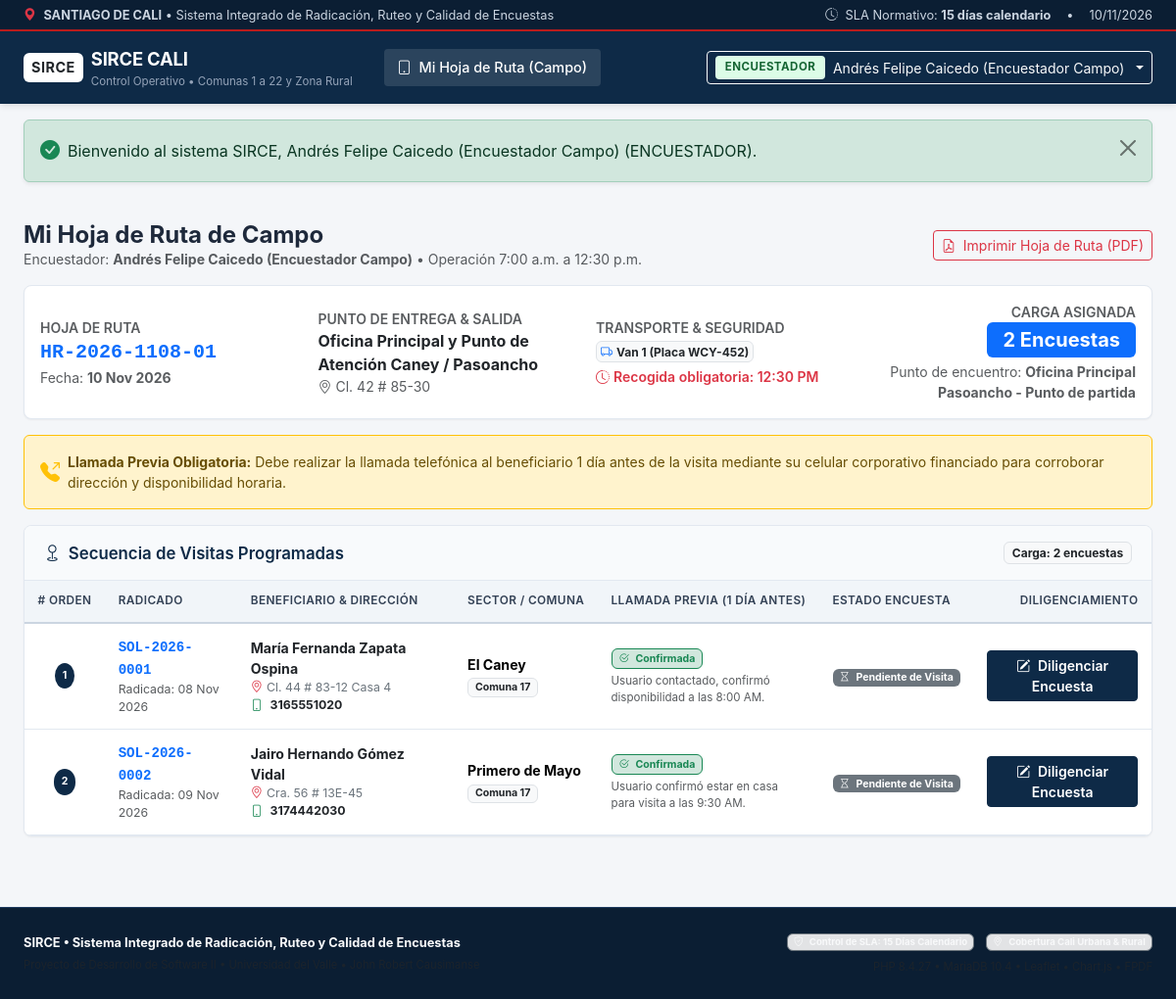
Screenshot of /modules/encuestador/mi_hoja_ruta.php (signed in) with the database file from the repository.
### tables this page shows
CREATE TABLE `hojas_ruta` (
  `id` INT AUTO_INCREMENT PRIMARY KEY,
  `codigo_hoja` VARCHAR(35) NOT NULL UNIQUE,
  `enrutador_id` INT NOT NULL,
  `encuestador_id` INT NOT NULL,
  `punto_atencion_id` INT NOT NULL,
  `fecha_programada` DATE NOT NULL,
  `camioneta_asignada` VARCHAR(60) NOT NULL,
  `punto_encuentro` VARCHAR(150) NOT NULL,
  `hora_salida` TIME DEFAULT '07:00:00',
  `hora_recogida` TIME DEFAULT '12:30:00',
  `total_encuestas` INT NOT NULL DEFAULT 0,
  `estado` ENUM('programada', 'entregada_a_encuestador', 'en_ejecucion', 'completada') DEFAULT 'programada',
  `fecha_entrega_ventanilla` DATETIME NULL,
  `ventanilla_entrega_id` INT NULL,
  `observaciones_enrutador` TEXT NULL,
  `observaciones_entrega` TEXT NULL,
  `creado_en` TIMESTAMP DEFAULT CURRENT_TIMESTAMP,
  CONSTRAINT `fk_hr_enrutador` FOREIGN KEY (`enrutador_id`) REFERENCES `usuarios` (`id`),
  CONSTRAINT `fk_hr_encuestador` FOREIGN KEY (`encuestador_id`) REFERENCES `usuarios` (`id`),
  CONSTRAINT `fk_hr_punto` FOREIGN KEY (`punto_atencion_id`) REFERENCES `puntos_atencion` (`id`),
  CONSTRAINT `fk_hr_ventanilla` FOREIGN KEY (`ventanilla_entrega_id`) REFERENCES `usuarios` (`id`)
);

CREATE TABLE `puntos_atencion` (
  `id` INT AUTO_INCREMENT PRIMARY KEY,
  `codigo` VARCHAR(20) NOT NULL UNIQUE,
  `nombre` VARCHAR(150) NOT NULL,
  `comuna` INT NOT NULL,
  `zona` ENUM('urbana', 'rural') DEFAULT 'urbana',
  `barrio` VARCHAR(100) NOT NULL,
  `direccion` VARCHAR(180) NOT NULL,
  `telefono` VARCHAR(50) NOT NULL,
  `latitud` DECIMAL(10, 8) NOT NULL,
  `longitud` DECIMAL(11, 8) NOT NULL,
  `es_principal` TINYINT(1) DEFAULT 0,
  `descripcion` TEXT NULL,
  `activo` TINYINT(1) DEFAULT 1,
  `creado_en` TIMESTAMP DEFAULT CURRENT_TIMESTAMP
);

CREATE TABLE `hoja_ruta_items` (
  `id` INT AUTO_INCREMENT PRIMARY KEY,
  `hoja_ruta_id` INT NOT NULL,
  `solicitud_id` INT NOT NULL,
  `orden_visita` INT NOT NULL,
  `llamada_previa_realizada` TINYINT(1) DEFAULT 0,
  `fecha_llamada_previa` DATETIME NULL,
  `observacion_llamada` VARCHAR(255) NULL,
  `estado_visita` ENUM('pendiente', 'efectiva', 'no_contacto', 'rechazada', 'reprogramada') DEFAULT 'pendiente',
  `creado_en` TIMESTAMP DEFAULT CURRENT_TIMESTAMP,
  CONSTRAINT `fk_hritem_hoja` FOREIGN KEY (`hoja_ruta_id`) REFERENCES `hojas_ruta` (`id`) ON DELETE CASCADE,
  CONSTRAINT `fk_hritem_solicitud` FOREIGN KEY (`solicitud_id`) REFERENCES `solicitudes` (`id`)
);

CREATE TABLE `solicitudes` (
  `id` INT AUTO_INCREMENT PRIMARY KEY,
  `numero_radicado` VARCHAR(35) NOT NULL UNIQUE,
  `punto_atencion_id` INT NOT NULL,
  `usuario_ventanilla_id` INT NOT NULL,
  `nombres` VARCHAR(100) NOT NULL,
  `apellidos` VARCHAR(100) NOT NULL,
  `tipo_documento` VARCHAR(10) DEFAULT 'CC',
  `documento_identidad` VARCHAR(25) NOT NULL,
  `zona_tipo` ENUM('urbana', 'rural') DEFAULT 'urbana',
  `comuna` INT NULL,
  `corregimiento` VARCHAR(100) NULL,
  `barrio` VARCHAR(100) NOT NULL,
  `direccion` VARCHAR(200) NOT NULL,
  `celular` VARCHAR(20) NOT NULL,
  `telefono_secundario` VARCHAR(20) NULL,
  `correo_contacto` VARCHAR(100) NULL,
  `latitud` DECIMAL(10, 8) NOT NULL,
  `longitud` DECIMAL(11, 8) NOT NULL,
  `motivo_solicitud` VARCHAR(255) DEFAULT 'Solicitud de encuesta beneficio crediticio gobierno extranjero',
  `fecha_radicacion` DATETIME NOT NULL DEFAULT CURRENT_TIMESTAMP,
  `fecha_limite_15dias` DATE NOT NULL,
  `estado` ENUM('radicada', 'enrutada', 'en_campo', 'encuestada', 'en_revision', 'aprobada_apto', 'rechazada_no_apto', 'vencida') DEFAULT 'radicada',
  `observaciones` TEXT NULL,
  CONSTRAINT `fk_solicitud_punto` FOREIGN KEY (`punto_atencion_id`) REFERENCES `puntos_atencion` (`id`),
  CONSTRAINT `fk_solicitud_ventanilla` FOREIGN KEY (`usuario_ventanilla_id`) REFERENCES `usuarios` (`id`)
);

### includes/auth.php (called while the page is built, shortened)
<?php
require_once __DIR__ . '/../config/config.php';
function isAuthenticated(): bool {
    return isset($_SESSION['user_id']) && !empty($_SESSION['user_id']);
}
function getCurrentUser(): ?array {
    return [
        'id'                => $_SESSION['user_id'],
        'username'          => $_SESSION['username'],
        'nombre_completo'   => $_SESSION['nombre_completo'],
        'rol'               => $_SESSION['rol'],
        'punto_atencion_id' => $_SESSION['punto_atencion_id'],
        'punto_nombre'      => $_SESSION['punto_nombre'] ?? null,
        'punto_comuna'      => $_SESSION['punto_comuna'] ?? null,
    ];
}

### config/config.php (called while the page is built, shortened)
<?php
function url(string $path = ''): string {
    $path = ltrim($path, '/');
    return BASE_URL . ($path !== '' ? '/' . $path : '');
}
function formatearFecha(?string $fecha, bool $incluirHora = false): string {
    $timestamp = strtotime($fecha);
    $meses = ['Ene', 'Feb', 'Mar', 'Abr', 'May', 'Jun', 'Jul', 'Ago', 'Sep', 'Oct', 'Nov', 'Dic'];
    $mes = $meses[(int)date('n', $timestamp) - 1];
    return sprintf('%s %s %s', date('d', $timestamp), $mes, date('Y', $timestamp));
}
function e(?string $text): string {
    return htmlspecialchars($text ?? '', ENT_QUOTES, 'UTF-8');
}

### modules/encuestador/mi_hoja_ruta.php (the view, shortened to what this page needs)
<?php
require_once __DIR__ . '/../../config/config.php';
require_once __DIR__ . '/../../includes/auth.php';
$currentUser = getCurrentUser();
$pdo = getDBConnection();
$encuestadorId = $currentUser['id'];
$stmtHoja = $pdo->prepare('
    SELECT hr.*,
           p.nombre AS punto_nombre, p.comuna AS punto_comuna, p.direccion AS punto_dir,
           u_enr.nombre_completo AS enrutador_nombre,
           u_ven.nombre_completo AS ventanilla_nombre
    FROM hojas_ruta hr
    INNER JOIN puntos_atencion p ON hr.punto_atencion_id = p.id
    INNER JOIN usuarios u_enr ON hr.enrutador_id = u_enr.id
    LEFT JOIN usuarios u_ven ON hr.ventanilla_entrega_id = u_ven.id
    WHERE hr.encuestador_id = :eid
    ORDER BY hr.fecha_programada DESC, hr.id DESC
    LIMIT 1
');
$stmtHoja->execute([':eid' => $encuestadorId]);
$hojaActual = $stmtHoja->fetch();
$items = [];
if ($hojaActual) {
    $stmtItems = $pdo->prepare('
        SELECT hri.*,
               s.numero_radicado, s.nombres, s.apellidos, s.direccion, s.barrio,
               s.comuna, s.corregimiento, s.zona_tipo, s.celular, s.latitud, s.longitud,
               s.estado AS estado_solicitud, s.fecha_radicacion,
               e.id AS encuesta_id
        FROM hoja_ruta_items hri
        INNER JOIN solicitudes s ON hri.solicitud_id = s.id
        LEFT JOIN encuestas e ON s.id = e.solicitud_id
        WHERE hri.hoja_ruta_id = :hid
        ORDER BY hri.orden_visita ASC
    ');
    $stmtItems->execute([':hid' => $hojaActual['id']]);
    $items = $stmtItems->fetchAll();
}
require_once __DIR__ . '/../../includes/header.php';
?>
<div class="d-flex flex-wrap justify-content-between align-items-center mb-3 gap-2">
    <div>
        <h4 class="fw-bold mb-0 text-navy">Mi Hoja de Ruta de Campo</h4>
        <p class="text-muted small mb-0">Encuestador: <strong><?= e($currentUser['nombre_completo']) ?></strong> &bull; Operación 7:00 a.m. a 12:30 p.m.</p>
    </div>
    <?php if ($hojaActual): ?>
        <a href="<?= url('modules/admin/reportes_pdf.php?tipo=hoja_ruta&id=' . $hojaActual['id']) ?>" target="_blank" class="btn btn-outline-danger btn-sm">
            <i class="bi bi-file-earmark-pdf me-1"></i> Imprimir Hoja de Ruta (PDF)
        </a>
    <?php endif; ?>
</div>
<?php if (!$hojaActual): ?>
    <div class="app-card">
        <div class="app-card-body text-center py-5">
            <i class="bi bi-inbox fs-1 text-muted d-block mb-3"></i>
            <h5 class="fw-bold text-navy">No tiene hojas de ruta asignadas</h5>
            <p class="text-muted small">El usuario enrutador aún no le ha programado una carga de trabajo o la ventanilla no la ha formalizado.</p>
        </div>
    </div>
<?php else: ?>
    <div class="app-card mb-3">
        <div class="app-card-body p-3">
            <div class="row g-3 align-items-center">
                <div class="col-md-3">
                    <span class="text-muted small text-uppercase fw-semibold d-block">Hoja de Ruta</span>
                    <strong class="text-primary font-monospace fs-5"><?= e($hojaActual['codigo_hoja']) ?></strong>
                    <div class="small text-muted">Fecha: <strong><?= formatearFecha($hojaActual['fecha_programada']) ?></strong></div>
                </div>
                <div class="col-md-3">
                    <span class="text-muted small text-uppercase fw-semibold d-block">Punto de Entrega & Salida</span>
                    <strong class="text-dark"><?= e($hojaActual['punto_nombre']) ?></strong>
                    <div class="small text-muted"><i class="bi bi-geo-alt me-1"></i><?= e($hojaActual['punto_dir']) ?></div>
                </div>
                <div class="col-md-3">
                    <span class="text-muted small text-uppercase fw-semibold d-block">Transporte & Seguridad</span>
                    <div class="badge bg-light text-dark border p-1 mb-1">
                        <i class="bi bi-truck text-primary me-1"></i><?= e($hojaActual['camioneta_asignada']) ?>
                    </div>
                    <div class="small text-danger fw-semibold">
                        <i class="bi bi-clock-history me-1"></i>Recogida obligatoria: 12:30 PM
                    </div>
                </div>
                <div class="col-md-3 text-md-end">
                    <span class="text-muted small text-uppercase fw-semibold d-block">Carga Asignada</span>
                    <span class="badge bg-primary fs-5 px-3 py-2">
                        <?= count($items) ?> Encuestas
                    </span>
                    <div class="small text-muted mt-1">
                        Punto de encuentro: <strong><?= e($hojaActual['punto_encuentro']) ?></strong>
                    </div>
                </div>
            </div>
        </div>
    </div>
    <div class="alert alert-warning border-warning d-flex align-items-center gap-2 small mb-3">
        <i class="bi bi-telephone-outbound-fill fs-5 text-warning"></i>
        <div>
            <strong>Llamada Previa Obligatoria:</strong> Debe realizar la llamada telefónica al beneficiario 1 día antes de la visita mediante su celular corporativo financiado para corroborar dirección y disponibilidad horaria.
        </div>
    </div>
    <div class="app-card">
        <div class="app-card-header">
            <h5 class="app-card-title"><i class="bi bi-geo me-2"></i>Secuencia de Visitas Programadas</h5>
            <span class="badge bg-light text-dark border small">Carga: <?= count($items) ?> encuestas</span>
        </div>
        <div class="app-card-body p-0">
            <div class="table-responsive">
                <table class="table table-app table-hover mb-0">
                    <thead>
                        <tr>
                            <th style="width: 50px;"># Orden</th>
                            <th>Radicado</th>
                            <th>Beneficiario & Dirección</th>
                            <th>Sector / Comuna</th>
                            <th>Llamada Previa (1 Día Antes)</th>
                            <th>Estado Encuesta</th>
                            <th class="text-end">Diligenciamiento</th>
                        </tr>
                    </thead>
                    <tbody>
                        <?php foreach ($items as $it): ?>
                            <tr>
                                <td class="text-center">
                                    <span class="badge bg-navy text-white rounded-circle p-2" style="background-color: #0e2a47;">
                                        <?= (int)$it['orden_visita'] ?>
                                    </span>
                                </td>
                                <td>
                                    <strong class="text-primary font-monospace"><?= e($it['numero_radicado']) ?></strong>
                                    <small class="d-block text-muted">Radicada: <?= formatearFecha($it['fecha_radicacion']) ?></small>
                                </td>
                                <td>
                                    <div class="fw-bold text-dark"><?= e($it['nombres']) ?> <?= e($it['apellidos']) ?></div>
                                    <div class="small text-secondary"><i class="bi bi-geo-alt text-danger me-1"></i><?= e($it['direccion']) ?></div>
                                    <div class="small text-muted">
                                        <i class="bi bi-phone text-success me-1"></i>
                                        <a href="tel:<?= e($it['celular']) ?>" class="fw-bold text-dark text-decoration-none">
                                            <?= e($it['celular']) ?>
                                        </a>
                                    </div>
                                </td>
                                <td>
                                    <div><strong><?= e($it['barrio']) ?></strong></div>
                                    <small class="badge bg-light text-dark border">
                                        <?= $it['zona_tipo'] === 'urbana' ? 'Comuna ' . e((string)$it['comuna']) : 'Corr. ' . e($it['corregimiento']) ?>
                                    </small>
                                </td>
                                <td>
                                    <?php if ($it['llamada_previa_realizada']): ?>
                                        <span class="badge bg-success-subtle text-success border border-success mb-1">
                                            <i class="bi bi-check2-circle me-1"></i> Confirmada
                                        </span>
                                        <small class="d-block text-muted" style="max-width: 180px; font-size: 0.72rem;">
                                            <?= e($it['observacion_llamada']) ?>
                                        </small>
                                    <?php endif; ?>
                                </td>
                                <td>
                                    <?php if ($it['encuesta_id']): ?>
                                        <span class="badge bg-success">
                                            <i class="bi bi-check2-all me-1"></i> Encuesta Diligenciada
                                        </span>
                                    <?php else: ?>
                                        <span class="badge bg-secondary">
                                            <i class="bi bi-hourglass me-1"></i> Pendiente de Visita
                                        </span>
                                    <?php endif; ?>
                                </td>
                                <td class="text-end">
                                    <?php if ($it['encuesta_id']): ?>
                                        <a href="<?= url('modules/encuestador/diligenciar.php?solicitud_id=' . $it['solicitud_id']) ?>" class="btn btn-sm btn-outline-success">
                                            <i class="bi bi-eye me-1"></i> Ver Datos
                                        </a>
                                    <?php else: ?>
                                        <a href="<?= url('modules/encuestador/diligenciar.php?solicitud_id=' . $it['solicitud_id'] . '&hoja_id=' . $hojaActual['id']) ?>" class="btn btn-sm btn-primary fw-semibold" style="background-color:#0e2a47; border-color:#0e2a47;">
                                            <i class="bi bi-pencil-square me-1"></i> Diligenciar Encuesta
                                        </a>
                                    <?php endif; ?>
                                </td>
                            </tr>
                        <?php endforeach; ?>
                    </tbody>
                </table>
            </div>
        </div>
    </div>
<?php endif; ?>
<?php require_once __DIR__ . '/../../includes/footer.php'; ?>

### rows the page displays
hojas_ruta: codigo_hoja "HR-2026-1108-01", fecha_programada "10 Nov 2026", punto_atencion.nombre "Oficina Principal y Punto de Atención Caney / Pasoancho", punto_atencion.direccion "Cl. 42 # 85-30", camioneta_asignada "Van 1 (Placa WCY-452)", punto_encuentro "Oficina Principal Pasoancho - Punto de partida"
hoja_ruta_items: orden_visita "1", solicitud.numero_radicado "SOL-2026-0001", solicitud.fecha_radicacion "08 Nov 2026", solicitud.nombres "María Fernanda", solicitud.apellidos "Zapata Ospina", solicitud.direccion "Cl. 44 # 83-12 Casa 4", solicitud.celular "3165551020", solicitud.barrio "El Caney", solicitud.comuna "17", observacion_llamada "Usuario contactado, confirmó disponibilidad a las 8:00 AM."
hoja_ruta_items: orden_visita "2", solicitud.numero_radicado "SOL-2026-0002", solicitud.fecha_radicacion "09 Nov 2026", solicitud.nombres "Jairo Hernando", solicitud.apellidos "Gómez Vidal", solicitud.direccion "Cra. 56 # 13E-45", solicitud.celular "3174442030", solicitud.barrio "Primero de Mayo", solicitud.comuna "17", observacion_llamada "Usuario confirmó estar en casa para visita a las 9:30 AM."

### other values shown
$currentUser['rol'] "ENCUESTADOR"
$currentUser['nombre_completo'] "Andrés Felipe Caicedo (Encuestador Campo)"
$flash['message'] "Bienvenido al sistema SIRCE, Andrés Felipe Caicedo (Encuestador Campo) (ENCUESTADOR)."
count($items) "2"
